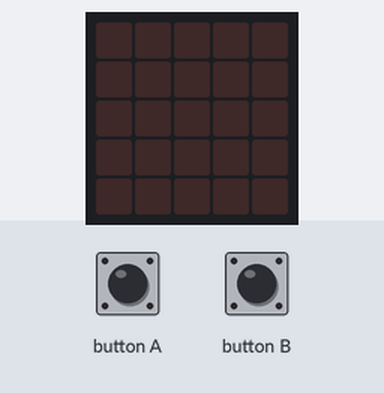
The program below on a simulated BBC micro:bit (MakeCode). Parts: the board's 5×5 LED display. The test bench sets the inputs (shaded band).

Above: at 1.2 s.
1.3 s: button A pressed for 0.15 s
At 2.6 s:
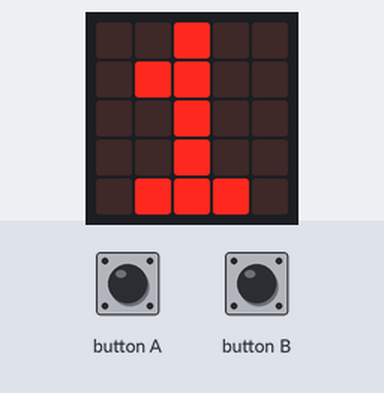
2.9 s: button B pressed for 0.15 s
At 3.9 s:
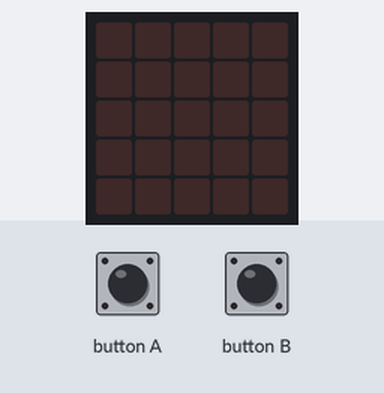
Timing chart, 0 to 5.9 s (numbered marks = the images above; inputs shaded):
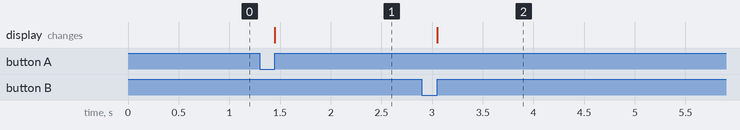

The program:

main.ts
```typescript
input.onButtonPressed(Button.A, function () {
    if (faze == 0) {
        nombre_1 += 1
        basic.showNumber(nombre_1)
    }
    if (faze == 1) {
        nombre_2 += 1
        basic.showNumber(nombre_2)
    }
})
input.onButtonPressed(Button.B, function () {
    basic.clearScreen()
    faze += 1
    if (faze == 2) {
        basic.showNumber(nombre_1 + nombre_2)
    }
})
let faze = 0
let nombre_2 = 0
let nombre_1 = 0
nombre_1 = 0
nombre_2 = 0
faze = 0
basic.forever(function () {

})
```

test.ts
```typescript
// les tests vont ici ; cela ne sera pas compilé si ce paquet est utilisé en tant qu'extension.
```

Measured:
- after the input at 1.3 s, the display: changes after 0.15 s (image 1)
- after the input at 2.9 s, the display: changes after 0.15 s (image 2)
